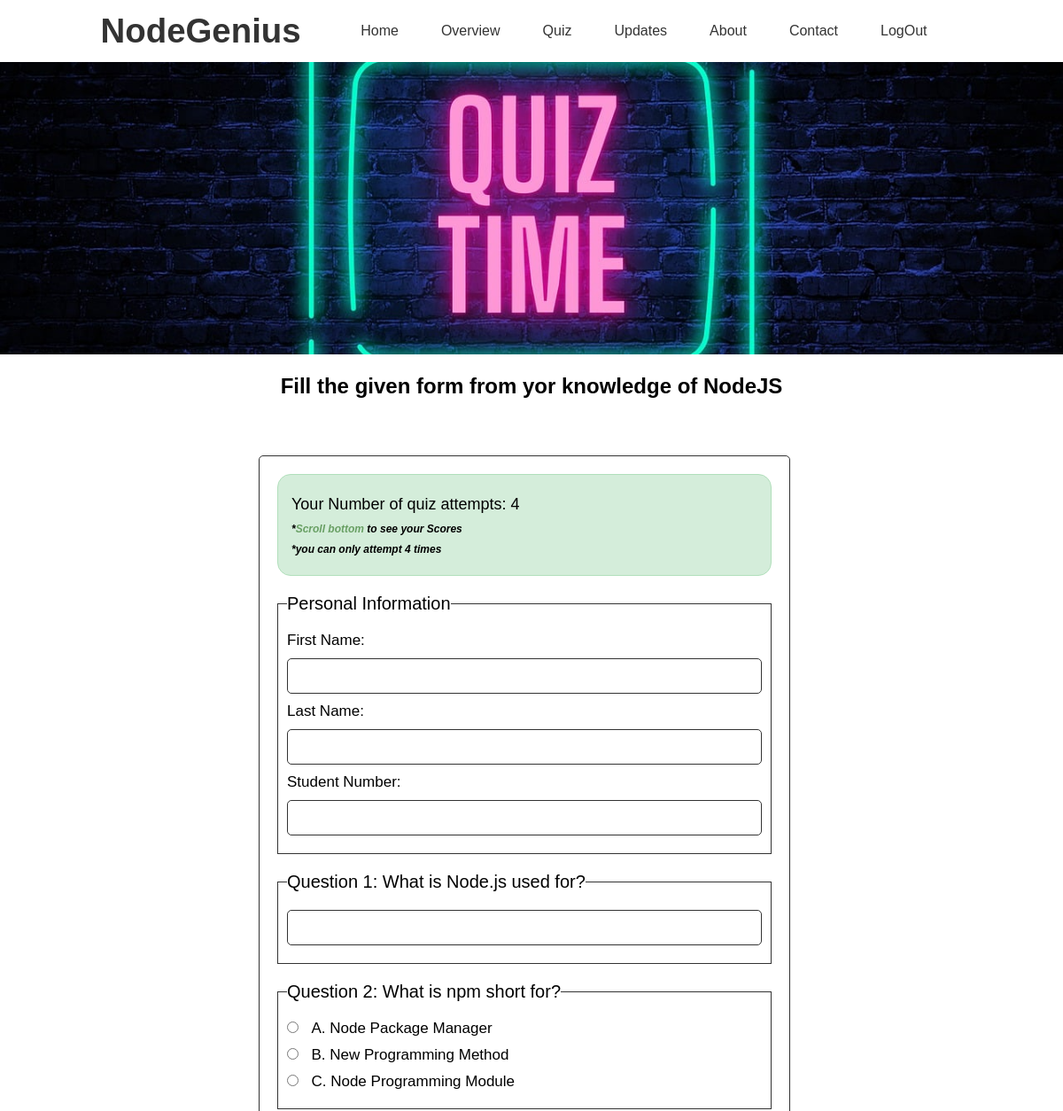
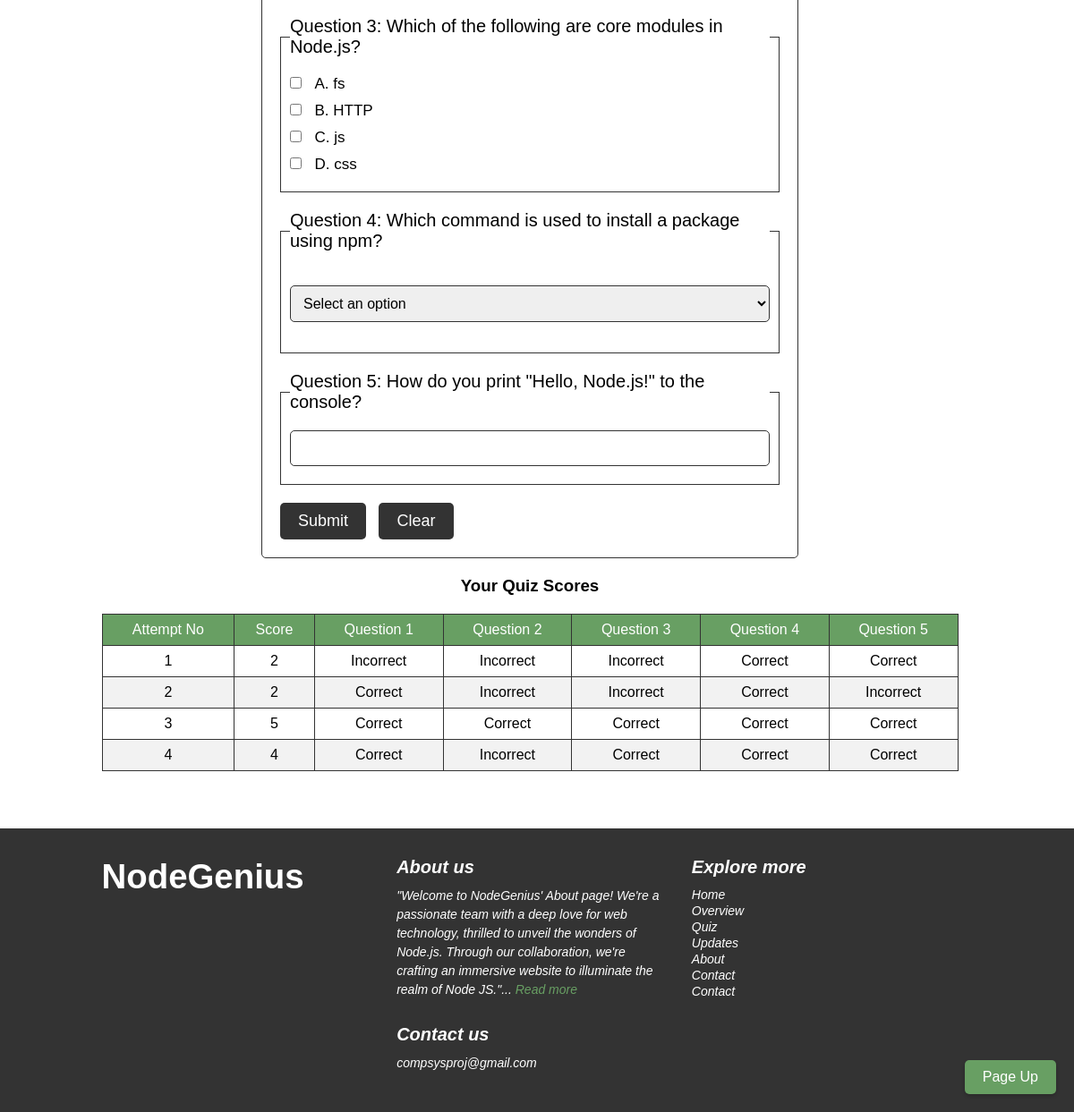
The app's page /quiz.php (signed in) with its own data (2 pictures, top to bottom).
### tables this page shows
CREATE TABLE `quiz_scores` (
  `id` int(11) NOT NULL,
  `user_id` int(10) NOT NULL,
  `attempt_date` timestamp NOT NULL DEFAULT current_timestamp(),
  `score` int(11) DEFAULT NULL,
  `q1_correct` tinyint(1) DEFAULT NULL,
  `q2_correct` tinyint(1) DEFAULT NULL,
  `q3_correct` tinyint(1) DEFAULT NULL,
  `q4_correct` tinyint(1) DEFAULT NULL,
  `q5_correct` tinyint(1) DEFAULT NULL
);

### quiz.php (the view, shortened to what this page needs)
<?php
    require 'header.inc';
    require 'connect.inc';
    $user_id = $_SESSION['user_id'];
    function getNumberOfAttempts($user_id, $conn) {
        $sql = "SELECT COUNT(*) AS num_attempts FROM quiz_responses WHERE user_id = '$user_id'";
        $result = $conn->query($sql);
        if ($result && $result->num_rows > 0) {
            $row = $result->fetch_assoc();
            return $row['num_attempts'];
        }
        return 0;
    }
    $num_attempts = getNumberOfAttempts($user_id, $conn);
    $scores_query = "SELECT attempt_date, score, q1_correct, q2_correct, q3_correct, q4_correct, q5_correct
                     FROM quiz_scores
                     WHERE user_id = '$user_id'
                     ORDER BY attempt_date DESC";
    $scores_result = $conn->query($scores_query);
?>
        <main>
            <div class="banner">
                <img src="images/quiz.png" alt="banner_image" />
            </div>
            <br>
            <h2 style="text-align: center;">Fill the given form from yor knowledge of NodeJS</h2>
            <div class="form-section">
                <div class="container">
                    <form action="markquiz.php" method="post" id="quiz-form">
                        <div class="alert-succes">
                            <p class="attempts-msg">Your Number of quiz attempts: <?php echo $num_attempts; ?></p>
                            <p class="hidden-message attempts-msg">*<a href="#scores">Scroll bottom</a> to see your Scores</p>
                            <p class="hidden-message attempts-msg">*you can only attempt 4 times</p>
                        </div>
                        <fieldset>
                            <legend>Personal Information</legend>
                            <label for="first-name">First Name:</label>
                            <input type="text" id="first-name" name="first-name" required pattern="[A-Za-z -]{1,30}" />
                            <label for="last-name">Last Name:</label>
                            <input type="text" id="last-name" name="last-name" required pattern="[A-Za-z -]{1,30}" />
                            <label for="student-number">Student Number:</label>
                            <input type="text" id="student-number" name="student-number" required pattern="[0-9]{7}|[0-9]{10}" />
                        </fieldset>
                        <fieldset>
                            <legend>
                                Question 1: What is Node.js used for?
                            </legend>
                            <input type="text" id="q1" name="q1" required />
                        </fieldset>
                        <fieldset>
                            <legend>Question 2: What is npm short for?</legend>
                            <div class="group">
                                <input type="radio" id="q2-a" name="q2" value="A. Node Package Manager" required />
                                <label for="q2-a">A. Node Package Manager</label>
                            </div>
                            <div class="group">
                                <input type="radio" id="q2-b" name="q2" value="B. New Programming Method" />
                                <label for="q2-b">B. New Programming Method</label>
                            </div>
                            <div class="group">
                                <input type="radio" id="q2-c" name="q2" value="C. Node Programming Module" />
                                <label for="q2-c">C. Node Programming Module</label>
                            </div>
                        </fieldset>
                        <fieldset>
                            <legend>Question 3: Which of the following are core modules in Node.js?</legend>
                            <div class="group">
                                <input type="checkbox" id="q3-a" name="q3-a" value="A. fs" />
                                <label for="q3-a">A. fs</label>
                            </div>
                            <div class="group">
                                <input type="checkbox" id="q3-b" name="q3-b" value="B. HTTP" />
                                <label for="q3-b">B. HTTP</label>
                            </div>
                            <div class="group">
                                <input type="checkbox" id="q3-c" name="q3-c" value="C. js" />
                                <label for="q3-c">C. js</label>
                            </div>
                            <div class="group">
                                <input type="checkbox" id="q3-d" name="q3-d" value="D. css" />
                                <label for="q3-d">D. css</label>
                            </div>
                        </fieldset>
                        <fieldset>
                            <legend>
                                Question 4: Which command is used to install a package using npm?
                            </legend>
                            <select id="q4" name="q4" required>
                                <option value="">Select an option</option>
                            </select>
                        </fieldset>
                        <fieldset>
                            <legend>Question 5: How do you print "Hello, Node.js!" to the console?</legend>
                            <input type="text" id="q5" name="q5" required />
                        </fieldset>
                        <input type="submit" value="Submit" />
                        <button type="button" id="clear-button">Clear</button>
                    </form>
                    <?php
                    if (isset($user_id)) {
                        ?>
                        <div class="scores" id="scores-section">
                            <h3>Your Quiz Scores</h3>
                            <?php if ($scores_result->num_rows > 0) { ?>
                                <table>
                                    <tr>
                                        <th>Attempt No</th>
                                        <th>Score</th>
                                        <th>Question 1</th>
                                        <th>Question 2</th>
                                        <th>Question 3</th>
                                        <th>Question 4</th>
                                        <th>Question 5</th>
                                    </tr>
                                    <?php
                                    $attempt_number = 1;
                                    while ($row = $scores_result->fetch_assoc()) {
                                        ?>
                                        <tr>
                                            <td><?php echo $attempt_number++; ?></td>
                                            <td><?php echo $row['score']; ?></td>
                                            <td><?php echo ($row['q1_correct'] === '1') ? 'Correct' : 'Incorrect'; ?></td>
                                            <td><?php echo ($row['q2_correct'] === '1') ? 'Correct' : 'Incorrect'; ?></td>
                                            <td><?php echo ($row['q3_correct'] === '1') ? 'Correct' : 'Incorrect'; ?></td>
                                            <td><?php echo ($row['q4_correct'] === '1') ? 'Correct' : 'Incorrect'; ?></td>
                                            <td><?php echo ($row['q5_correct'] === '1') ? 'Correct' : 'Incorrect'; ?></td>
                                        </tr>
                                    <?php } ?>
                                </table>
                            <?php } else { ?>
                            <?php } ?>
                        </div>
                    <?php
                    } else {
                    }
                    ?>
                </div>
            </div>
        </main>
<?php
    require'footer.inc';
?>

### header.inc (shortened to what this page needs)
<!DOCTYPE html>
<html lang="en">
    <head>
        <link rel="stylesheet" href="styles/style.css" />
        <?php
            $current_page = basename($_SERVER['PHP_SELF']);
            $pages_to_include_css = ['quiz.php', 'login.php'];
            if (in_array($current_page, $pages_to_include_css)) {
                echo '<link rel="stylesheet" href="styles/style_second.css">';
            }
        ?>
    </head>
    <body>
        <header>
            <?php include'menu.inc'; ?>
        </header>

### menu.inc (shortened to what this page needs)
<div class="container">
    <a href="index.php" class="logo"><h2>NodeGenius</h2></a>
    <nav>
        <ul>
            <li><a href="index.php">Home</a></li>
            <li><a href="topic.php">Overview</a></li>
            <li><a href="quiz.php">Quiz</a></li>
            <li class="dropdown">
                <a href="#" class="dropbtn">Updates</a>
            </li>
            <li><a href="topic1.php">About</a></li>
            <li><a href="topic2.php">Contact</a></li>
            <li><?php
                if (isset($_SESSION['user_id'])) {
                    echo '<a href="logout.php">LogOut</a>';
                } elseif (isset($_SESSION['admin_logged_in']) && $_SESSION['admin_logged_in'] === true) {
                    echo '<a href="logout.php">LogOut</a>';
                } else {
                    echo '<a href="login.php">Login</a>';
                }
            ?></li>
        </ul>
    </nav>
</div>

### footer.inc (shortened to what this page needs)
        <a href="#" class="floating-button">Page Up</a>
        <footer>
            <div class="container">
                <div class="footer-content-wrapper">
                    <div class="col">
                        <a href="index.php" class="logo"><h2>NodeGenius</h2></a>
                    </div>
                    <div class="col">
                        <h3>About us</h3>
                        <p>
                            "Welcome to NodeGenius' About page! We're a passionate team with a deep love for web technology, thrilled to unveil the wonders of Node.js. Through our collaboration, we're crafting an immersive website to
                            illuminate the realm of Node JS."...
                            <a href="about.php" class="readmore">Read more</a>
                        </p>
                        <h3>Contact us</h3>
                        <p>
                            <a href="mailto:compsysproj@gmail.com">compsysproj@gmail.com</a>
                        </p>
                    </div>
                    <div class="col">
                        <h3>Explore more</h3>
                        <ul class="page-links">
                            <li><a href="index.php">Home</a></li>
                            <li><a href="overview.php">Overview</a></li>
                            <li><a href="quiz.php">Quiz</a></li>
                            <li><a href="enhancements.php">Updates</a></li>
                            <li><a href="about.php">About</a></li>
                            <li><a href="contact.php">Contact</a></li>
                            <li><a href="contact.php">Contact</a></li>
                        </ul>
                    </div>
                </div>
            </div>
        </footer>
    </body>
</html>

### styles/style.css (style rules this page uses)
:root { --white: #FFFFFF; --black: #333333; --green: #689F63; }
* { margin: 0; box-sizing: border-box; outline: transparent; }
body { font-size: 16px; font-family: 'Open Sans', sans-serif; }
a { text-decoration: none; }
p { line-height: 1.5; }
img { max-width: 100%; }
.banner img { width: 100%; }
.container { margin-left: auto; margin-right: auto; padding-left: 1em; padding-right: 2em; }
@media (min-width: 1200px) { .container { width: 1170px; } }
@media (min-width: 1024px) { .container { width: 1005px; } }
header .logo { text-decoration: none; color: var(--black); font-size: 1.6rem; }
header { display: flex; align-items: center; height: 70px; }
header .container { display: flex; align-items: center; justify-content: space-between; }
header nav ul { list-style: none; display: flex; flex-direction: row; }
header nav ul a { padding: 1.5em; color: var(--black); transition: all ease 350ms; }
.dropbtn { text-decoration: none; color: var(--black); transition: all ease 350ms; padding: 1.5em; }
.dropdown { position: relative; display: inline-block; }
.floating-button { position: fixed; bottom: 20px; right: 20px; background-color: var(--green); color: white; padding: 10px 20px; border-radius: 5px; text-decoration: none; box-shadow: 0px 2px 4px rgba(0, 0, 0, 0.2); z-index: 1000; }
img { width: 20%; }
p { font-size: 18px; }
footer { background: var(--black); font-style: italic; }
footer h2, footer h3, footer p, footer a { color: var(--white); }
footer a.logo { font-size: 1.6rem; font-style: normal; }
footer h3 { font-size: 1.25rem; padding-bottom: 0.5em; }
footer p, footer a { font-size: 14px; }
footer p { padding-bottom: 2em; }
footer .readmore { color: var(--green); }
footer .footer-content-wrapper { display: grid; grid-template-columns: repeat(3, 1fr); gap: 2em; padding-top: 2em; padding-bottom: 1em; }
footer .page-links { list-style: none; display: flex; flex-direction: column; padding-left: 0; }
.form-section { padding: 4em 0; }
.form-section #quiz-form { max-width: 600px; margin: auto; padding: 20px; border: 1px solid var(--black); border-radius: 5px; }
.form-section fieldset { margin-bottom: 20px; border: 1px solid var(--black); padding: 10px; }
.form-section legend { font-size: 1.25rem; margin-bottom: 10px; }
.form-section label { display: inline-block; margin-bottom: 10px; font-size: 1.063rem; }
.form-section input[type="text"], .form-section input[type="number"], select, textarea { width: 100%; padding: 10px; border: 1px solid var(--black); border-radius: 5px; box-sizing: border-box; margin-bottom: 10px; font-size: 16px; }
.form-section input[type="radio"], input[type="checkbox"] { margin-right: 10px; }
.form-section input[type="submit"] { background: var(--black); color: white; padding: 10px 20px; border: none; border-radius: 5px; cursor: pointer; font-size: 18px; transition: all ease 350ms; }
* { padding: 0; margin: 0; box-sizing: border-box; font-family: "Poppins", sans-serif; }
.form-wrapper input[type="text"], .form-wrapper input[type="number"], select, textarea { width: 100%; padding: 10px; border: 1px solid var(--black); border-radius: 5px; box-sizing: border-box; margin-bottom: 1.5em; font-size: 16px; }
.form-wrapper input[type="radio"], input[type="checkbox"] { margin-right: 10px; }
.form-section .alert-succes { background: #D4EDDA; border: 1px solid #B1DFBB; padding: 20px 15px; border-radius: 15px; }

### styles/style_second.css (style rules this page uses)
.form-section .alert-succes { background: #D4EDDA; border: 1px solid #B1DFBB; padding: 20px 15px; border-radius: 15px; margin-bottom: 20px; }
.hidden-message { margin-top: 5px; font-size: 12px; font-style: italic; font-weight: 700; text-decoration: none; }
.hidden-message a { color: #689F63; }
.scores { margin-top: 20px; }
.scores h3 { text-align: center; }
.scores table { width: 100%; border-collapse: collapse; margin-top: 20px; }
.scores th, .scores td { border: 1px solid #333333; padding: 8px; text-align: center; }
.scores th { background-color: #689F63; color: #FFFFFF; font-weight: 400; }
.scores tr:nth-child(even) { background-color: #FFFFFF; }
.scores tr:nth-child(odd) { background-color: #F2F2F2; }
.form-section #clear-button { background: var(--black); color: white; padding: 10px 20px; border: none; border-radius: 5px; cursor: pointer; font-size: 18px; transition: all ease 350ms; margin-left: 10px; }

### records on screen
quiz_scores: score "2", q1_correct "Incorrect", q2_correct "Incorrect", q3_correct "Incorrect", q4_correct "Correct", q5_correct "Correct"
quiz_scores: score "2", q1_correct "Correct", q2_correct "Incorrect", q3_correct "Incorrect", q4_correct "Correct", q5_correct "Incorrect"
quiz_scores: score "5", q1_correct "Correct", q2_correct "Correct", q3_correct "Correct", q4_correct "Correct", q5_correct "Correct"
quiz_scores: score "4", q1_correct "Correct", q2_correct "Incorrect", q3_correct "Correct", q4_correct "Correct", q5_correct "Correct"

### other values on screen
$num_attempts "4"
